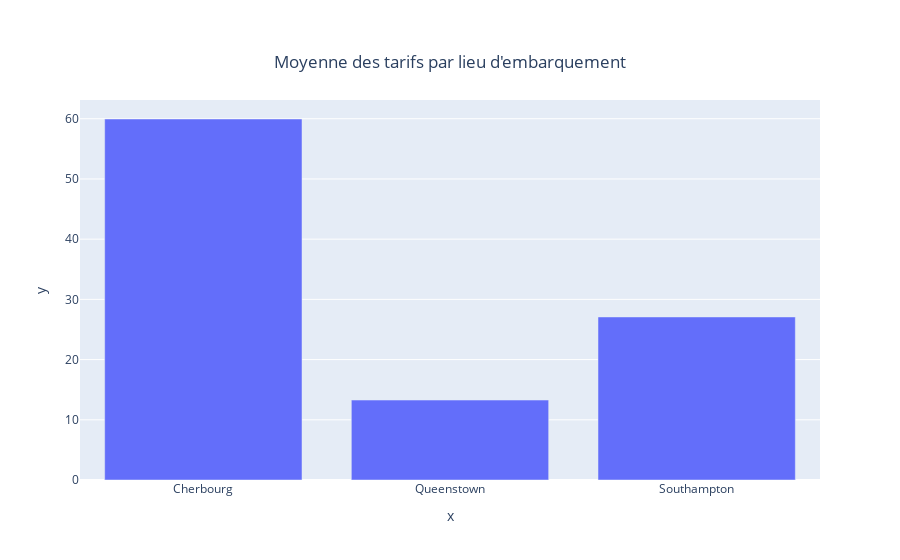

Source (notebook cell):
### Code cell
title = "Moyenne des tarifs par lieu d'embarquement"

fig7 = px.bar(a, x = legend_embarked(a.index), y = a.values, title = {'text' : title, 'y':0.9, 'x':0.5, 'xanchor': 'center', 'yanchor': 'top'})
fig7.show()

### Figure 1 — Plotly figure (JSON) as saved in the notebook; plotly's stock layout.template omitted (floating-point values rounded to 4 significant figures)
{"data": [{"alignmentgroup": "True", "hovertemplate": "x=%{x}<br>y=%{y}<extra></extra>", "legendgroup": "", "marker": {"color": "#636efa"}, "name": "", "offsetgroup": "", "orientation": "v", "showlegend": false, "textposition": "auto", "type": "bar", "x": ["Cherbourg", "Queenstown", "Southampton"], "xaxis": "x", "y": [59.95, 13.28, 27.08], "yaxis": "y"}], "layout": {"barmode": "relative", "legend": {"tracegroupgap": 0}, "title": {"text": "Moyenne des tarifs par lieu d'embarquement", "x": 0.5, "xanchor": "center", "y": 0.9, "yanchor": "top"}, "xaxis": {"anchor": "y", "domain": [0, 1], "title": {"text": "x"}}, "yaxis": {"anchor": "x", "domain": [0, 1], "title": {"text": "y"}}}}
